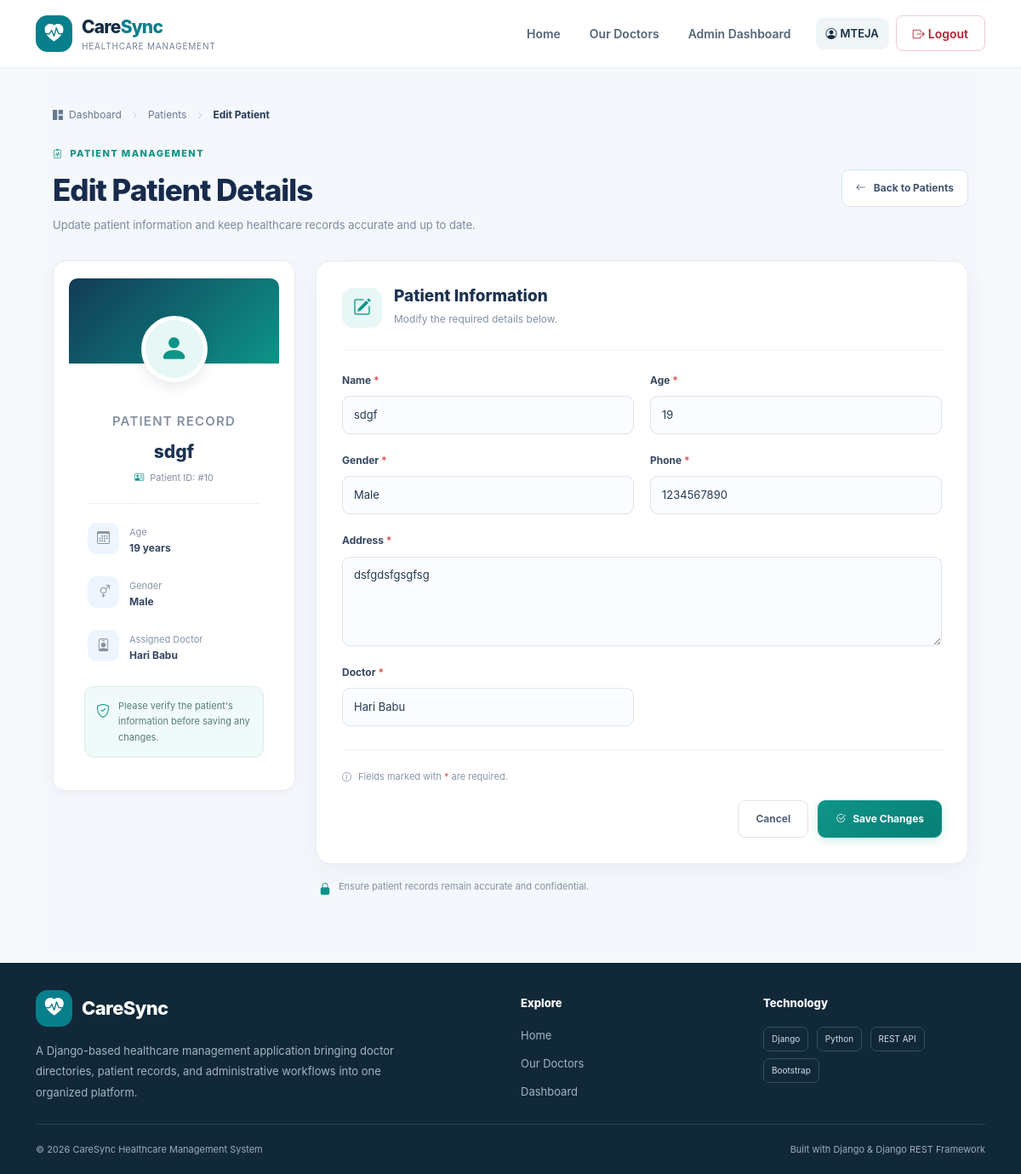
Screenshot of /patients/10/edit/ (signed in) with the database file from the repository.
### healthcare/models.py (models this page shows, shortened)
class Patient(models.Model):
    GENDER = [
            ('', 'Select Gender'),
            ('Male', 'Male'),
            ('Female', 'Female'),
            ('Other', 'Other'),
        ]
    name = models.CharField(max_length=100)
    age = models.PositiveIntegerField()
    gender = models.CharField(
            max_length=10,
            choices=GENDER
        )
    phone = models.CharField(max_length=15)
    address = models.TextField()
    doctor = models.ForeignKey(
        Doctor,
        on_delete=models.SET_NULL,
        null=True,
        related_name='patients'
    )
    date_registered = models.DateTimeField(auto_now_add=True)

class Doctor(models.Model):
    user = models.OneToOneField(
        User,
        on_delete=models.CASCADE,
        related_name='doctor_profile',
        null=True,
        blank=True
    )
    name = models.CharField(max_length=100)
    specialization = models.CharField(max_length=100)
    phone = models.CharField(max_length=15)
    email = models.EmailField()
    must_change_password = models.BooleanField(default=True)
    qualification = models.CharField(
        max_length=200,
        blank=True
    )
    experience_years = models.PositiveSmallIntegerField(
        null=True,
        blank=True
    )
    consultation_fee = models.DecimalField(
        max_digits=8,
        decimal_places=2,
        null=True,
        blank=True
    )
    availability = models.CharField(
        max_length=200,
        blank=True
    )
    bio = models.TextField(
        blank=True
    )
    def __str__(self):
        return self.name

### healthcare/views.py (the view)
# urls.py: path('patients/<int:id>/edit/',views.edit_patient,name='edit_patient'),
@login_required
def edit_patient(request, id):
    if not request.user.is_staff:
        return redirect('patients')
    patient = get_object_or_404(Patient, id=id)
    if request.method == 'POST':
        form = PatientForm(request.POST, instance=patient)
        if form.is_valid():
            form.save()
            messages.success(request, "Patient information updated successfully.")
            return redirect('patients')
    else:
        form = PatientForm(instance=patient)
    return render(request, 'healthcare/edit_patient.html', {
        'form': form,
        'patient': patient
    })

### healthcare/forms.py (shortened to what this page needs)
class PatientForm(forms.ModelForm):
    class Meta:
        model = Patient
        fields = [
            'name',
            'age',
            'gender',
            'phone',
            'address',
            'doctor'
        ]
        widgets = {
            'name': forms.TextInput(attrs={
                'class': 'form-control',
                'placeholder': 'Enter patient name'
            }),
            'age': forms.NumberInput(attrs={
                'class': 'form-control',
                'placeholder': 'Enter age'
            }),
            'gender': forms.Select(attrs={
                'class': 'form-select',
            }),
            'phone': forms.TextInput(attrs={
                'class': 'form-control',
                'placeholder': 'Enter phone number'
            }),
            'address': forms.Textarea(attrs={
                'class': 'form-control',
                'placeholder': 'Enter patient address',
                'rows': 3
            }),
            'doctor': forms.Select(attrs={
                'class': 'form-select'
            }),
        }

### templates/healthcare/edit_patient.html (shortened to what this page needs)
{% extends 'healthcare/base.html' %}
{% block content %}
<section class="patient-edit-page">
    <div class="container">
        <nav class="patient-edit-breadcrumb" aria-label="breadcrumb">
            <a href="{% url 'dashboard' %}">
                <i class="bi bi-grid-1x2-fill"></i>
                Dashboard
            </a>
            <i class="bi bi-chevron-right"></i>
            <a href="{% url 'patients' %}">Patients</a>
            <i class="bi bi-chevron-right"></i>
            <span>Edit Patient</span>
        </nav>
        <div class="patient-edit-heading">
            <div>
                <span class="patient-edit-eyebrow">
                    <i class="bi bi-clipboard2-pulse"></i>
                    PATIENT MANAGEMENT
                </span>
                <h1>Edit Patient Details</h1>
                <p>
                    Update patient information and keep healthcare
                    records accurate and up to date.
                </p>
            </div>
            <a href="{% url 'patients' %}" class="patient-edit-back">
                <i class="bi bi-arrow-left"></i>
                Back to Patients
            </a>
        </div>
        <div class="patient-edit-layout">
            <aside class="patient-edit-sidebar">
                <div class="patient-summary-card">
                    <div class="patient-summary-banner">
                        <div class="patient-summary-avatar">
                            <i class="bi bi-person-fill"></i>
                        </div>
                    </div>
                    <div class="patient-summary-info">
                        <span class="patient-summary-label">
                            PATIENT RECORD
                        </span>
                        <h2>{{ patient.name }}</h2>
                        <p>
                            <i class="bi bi-person-vcard"></i>
                            Patient ID: #{{ patient.pk }}
                        </p>
                    </div>
                    <div class="patient-summary-divider"></div>
                    <div class="patient-summary-detail">
                        <span class="patient-summary-icon">
                            <i class="bi bi-calendar3"></i>
                        </span>
                        <div>
                            <small>Age</small>
                            <strong>
                                {% if patient.age %}
                                    {{ patient.age }} years
                                {% else %}
                                    Not provided
                                {% endif %}
                            </strong>
                        </div>
                    </div>
                    <div class="patient-summary-detail">
                        <span class="patient-summary-icon">
                            <i class="bi bi-gender-ambiguous"></i>
                        </span>
                        <div>
                            <small>Gender</small>
                            <strong>
                                {{ patient.gender|default:"Not provided" }}
                            </strong>
                        </div>
                    </div>
                    <div class="patient-summary-detail">
                        <span class="patient-summary-icon">
                            <i class="bi bi-person-badge"></i>
                        </span>
                        <div>
                            <small>Assigned Doctor</small>
                            <strong>
                                {% if patient.doctor %}
                                    {{ patient.doctor.name }}
                                {% else %}
                                    Not assigned
                                {% endif %}
                            </strong>
                        </div>
                    </div>
                    <div class="patient-summary-note">
                        <i class="bi bi-shield-check"></i>
                        <p>
                            Please verify the patient's information
                            before saving any changes.
                        </p>
                    </div>
                </div>
            </aside>
            <div class="patient-edit-main">
                <div class="patient-edit-card">
                    <div class="patient-edit-form-heading">
                        <div class="patient-edit-form-icon">
                            <i class="bi bi-pencil-square"></i>
                        </div>
                        <div>
                            <h2>Patient Information</h2>
                            <p>
                                Modify the required details below.
                            </p>
                        </div>
                    </div>
                    <div class="patient-edit-divider"></div>
                    <form method="POST" class="patient-edit-form">
                        <div class="patient-edit-fields">
                            {% for field in form %}
                                <div class="patient-edit-field
                                    {% if field.name == 'address' %}
                                        patient-edit-field-full
                                    {% endif %}
                                    ">
                                    <label for="{{ field.id_for_label }}">
                                        {{ field.label }}
                                        {% if field.field.required %}
                                            <span>*</span>
                                        {% endif %}
                                    </label>
                                    {{ field }}
                                </div>
                            {% endfor %}
                        </div>
                        <div class="patient-edit-form-footer">
                            <p>
                                <i class="bi bi-info-circle"></i>
                                Fields marked with
                                <span>*</span> are required.
                            </p>
                            <div class="patient-edit-actions">
                                <a href="{% url 'patients' %}"
                                   class="patient-edit-cancel">
                                    Cancel
                                </a>
                                <button type="submit"
                                        class="patient-edit-save">
                                    <i class="bi bi-check2-circle"></i>
                                    Save Changes
                                </button>
                            </div>
                        </div>
                    </form>
                </div>
                <div class="patient-edit-footnote">
                    <i class="bi bi-lock-fill"></i>
                    <span>Ensure patient records remain accurate and confidential.</span>
                </div>
            </div>
        </div>
    </div>
</section>
{% endblock %}

### templates/healthcare/base.html (shortened to what this page needs)
{% load static %}
<!DOCTYPE html>
<html lang="en">
<head>
    <link href="https://cdn.jsdelivr.net/npm/bootstrap@5.3.8/dist/css/bootstrap.min.css"
          rel="stylesheet">
    <link rel="stylesheet"
          href="https://cdn.jsdelivr.net/npm/bootstrap-icons@1.13.1/font/bootstrap-icons.min.css">
    <link rel="stylesheet" href="{% static 'css/style.css' %}">
</head>
<body>
<nav class="navbar navbar-expand-lg site-navbar sticky-top">
    <div class="container">
        <a class="navbar-brand brand-lockup" href="{% url 'home' %}">
            <span class="brand-mark">
                <i class="bi bi-heart-pulse-fill"></i>
            </span>
            <span>
                <span class="brand-title">Care<span>Sync</span></span>
                <small class="brand-subtitle">Healthcare Management</small>
            </span>
        </a>
        <div class="collapse navbar-collapse" id="mainNavbar">
            <ul class="navbar-nav ms-auto align-items-lg-center gap-lg-2">
                <li class="nav-item">
                    <a class="nav-link" href="{% url 'home' %}">
                        Home
                    </a>
                </li>
                <li class="nav-item">
                    <a class="nav-link" href="{% url 'doctors' %}">
                        Our Doctors
                    </a>
                </li>
                {% if user.is_authenticated %}
                    {% if user.is_staff %}
                        <li class="nav-item">
                            <a class="nav-link" href="{% url 'dashboard' %}">
                                Admin Dashboard
                            </a>
                        </li>
                    {% else %}
                        <li class="nav-item">
                            <a class="nav-link" href="{% url 'doctor_dashboard' %}">
                                Dashboard
                            </a>
                        </li>
                    {% endif %}
                    <li class="nav-item ms-lg-2">
                        <span class="nav-user">
                            <i class="bi bi-person-circle me-1"></i>
                            {{ user.username| upper }}
                        </span>
                    </li>
                    <li class="nav-item">
                        <a href="{% url 'logout' %}"
                           class="btn btn-nav-outline">
                            <i class="bi bi-box-arrow-right me-1"></i>
                            Logout
                        </a>
                    </li>
                {% else %}
                    <li class="nav-item ms-lg-2">
                        <a href="{% url 'login' %}" class="btn btn-nav-primary">
                            Sign In <i class="bi bi-arrow-right ms-1"></i>
                        </a>
                    </li>
                {% endif %}
            </ul>
        </div>
    </div>
</nav>
<main>
    {% block content %}{% endblock %}
</main>
<footer class="site-footer">
    <div class="container">
        <div class="row g-4 py-2 mt-0">
            <div class="col-lg-6">
                <a href="{% url 'home' %}" class="footer-brand">
                    <span class="brand-mark">
                        <i class="bi bi-heart-pulse-fill"></i>
                    </span>
                    CareSync
                </a>
                <p class="footer-description mt-3">
                    A Django-based healthcare management application
                    bringing doctor directories, patient records, and
                    administrative workflows into one organized platform.
                </p>
            </div>
            <div class="col-6 col-lg-3">
                <h6 class="footer-heading">Explore</h6>
                <a class="footer-link" href="{% url 'home' %}">Home</a>
                <a class="footer-link" href="{% url 'doctors' %}">Our Doctors</a>
                {% if user.is_authenticated %}
                    <a class="footer-link" href="{% url 'dashboard' %}">Dashboard</a>
                {% else %}
                    <a class="footer-link" href="{% url 'login' %}">Sign In</a>
                {% endif %}
            </div>
            <div class="col-6 col-lg-3">
                <h6 class="footer-heading">Technology</h6>
                <span class="tech-tag">Django</span>
                <span class="tech-tag">Python</span>
                <span class="tech-tag">REST API</span>
                <span class="tech-tag">Bootstrap</span>
            </div>
        </div>
        <div class="footer-bottom d-flex flex-column flex-md-row
                    justify-content-between gap-2">
            <span>&copy; {% now "Y" %} CareSync Healthcare Management System</span>
            <span>Built with Django &amp; Django REST Framework</span>
        </div>
    </div>
</footer>
</body>
</html>

### rows the page displays
Patient: name "sdgf", pk "10", age "19", gender "Male", doctor.name "Hari Babu", form "sdgf" "19" "Male" "1234567890" "dsfgdsfgsgfsg" "Hari Babu"

### other values shown
{{ user.username| upper }} "MTEJA"
{{ field.label }} "Name" "Age" "Gender" "Phone" "Address" "Doctor"
